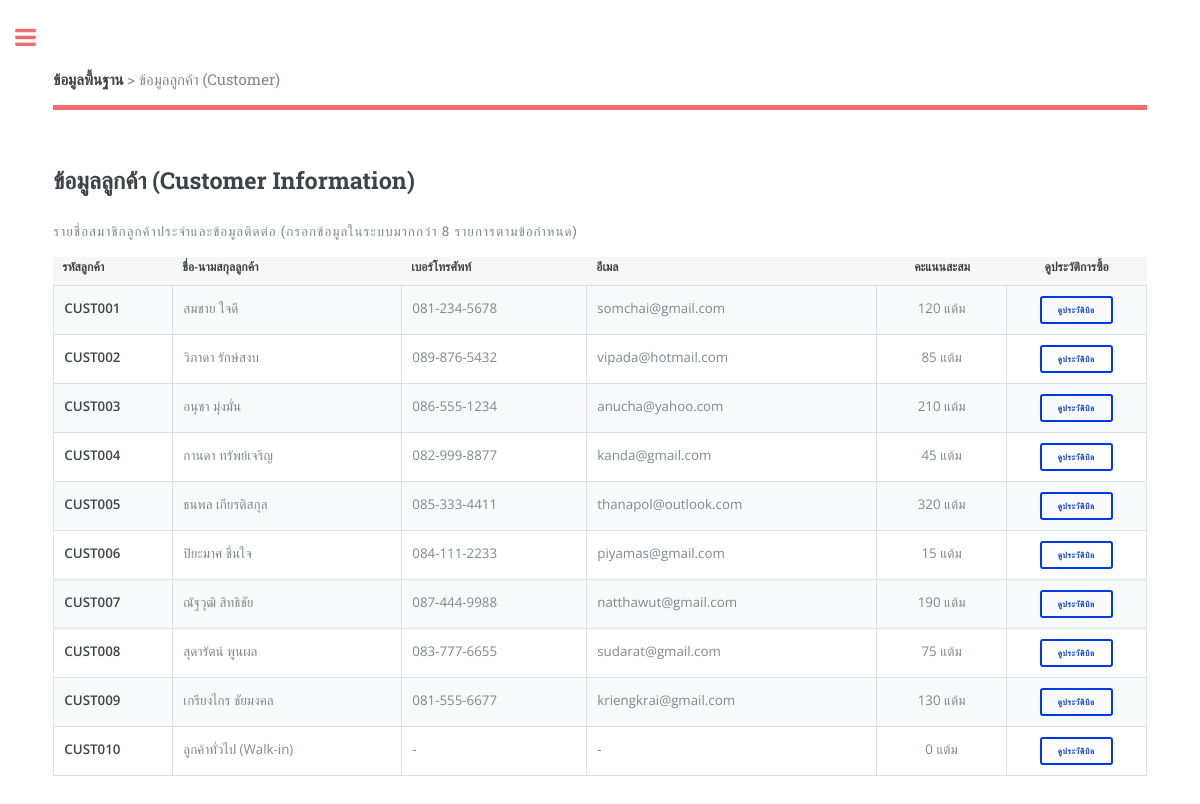
Screenshot of /list_customer.php with the database file from the repository.
### tables this page shows
CREATE TABLE `customer` (
  `customer_id` varchar(10) NOT NULL,
  `customer_name` varchar(100) NOT NULL,
  `phone` varchar(20) DEFAULT NULL,
  `email` varchar(100) DEFAULT NULL,
  `member_point` int(11) DEFAULT 0,
  PRIMARY KEY (`customer_id`)
);

### list_customer.php (the view, shortened to what this page needs)
<?php
include('connect_db.php');
$res = mysqli_query($conn, "SELECT * FROM customer ORDER BY customer_id");
?>
<!DOCTYPE HTML>
<html lang="th">
<head>
	<link rel="stylesheet" href="assets/css/main.css" />
</head>
<body>
	<div id="wrapper">
		<div id="main">
			<div class="inner">
				<header id="header">
					<a href="index.php" class="logo"><strong>ข้อมูลพื้นฐาน</strong> &gt; ข้อมูลลูกค้า (Customer)</a>
				</header>
				<section>
					<header class="main">
						<h2>ข้อมูลลูกค้า (Customer Information)</h2>
						<p>รายชื่อสมาชิกลูกค้าประจำและข้อมูลติดต่อ (กรอกข้อมูลในระบบมากกว่า 8 รายการตามข้อกำหนด)</p>
					</header>
					<div class="table-wrapper">
						<table class="alt">
							<thead>
								<tr style="background-color: #f7f7f7;">
									<th style="width: 120px;">รหัสลูกค้า</th>
									<th>ชื่อ-นามสกุลลูกค้า</th>
									<th>เบอร์โทรศัพท์</th>
									<th>อีเมล</th>
									<th style="text-align: center;">คะแนนสะสม</th>
									<th style="text-align: center; width: 140px;">ดูประวัติการซื้อ</th>
								</tr>
							</thead>
							<tbody>
								<?php
								while ($row = mysqli_fetch_assoc($res)) {
								?>
								<tr>
									<td><strong><?php echo htmlspecialchars($row['customer_id']); ?></strong></td>
									<td><?php echo htmlspecialchars($row['customer_name']); ?></td>
									<td><?php echo htmlspecialchars($row['phone']); ?></td>
									<td><?php echo htmlspecialchars($row['email']); ?></td>
									<td style="text-align: center;"><span class="tag"><?php echo $row['member_point']; ?> แต้ม</span></td>
									<td style="text-align: center;">
										<a href="sale_list.php?s_cust_id=<?php echo urlencode($row['customer_id']); ?>" class="button small">ดูประวัติบิล</a>
									</td>
								</tr>
								<?php } ?>
							</tbody>
						</table>
					</div>
				</section>
			</div>
		</div>
	</div>
</body>
</html>

### rows the page displays
customer: customer_id "CUST001", customer_name "สมชาย ใจดี", phone "081-234-5678", email "somchai@gmail.com", member_point "120"
customer: customer_id "CUST002", customer_name "วิภาดา รักษ์สงบ", phone "089-876-5432", email "vipada@hotmail.com", member_point "85"
customer: customer_id "CUST003", customer_name "อนุชา มุ่งมั่น", phone "086-555-1234", email "anucha@yahoo.com", member_point "210"
customer: customer_id "CUST004", customer_name "กานดา ทรัพย์เจริญ", phone "082-999-8877", email "kanda@gmail.com", member_point "45"
customer: customer_id "CUST005", customer_name "ธนพล เกียรติสกุล", phone "085-333-4411", email "thanapol@outlook.com", member_point "320"
customer: customer_id "CUST006", customer_name "ปิยะมาศ ชื่นใจ", phone "084-111-2233", email "piyamas@gmail.com", member_point "15"
customer: customer_id "CUST007", customer_name "ณัฐวุฒิ สิทธิชัย", phone "087-444-9988", email "natthawut@gmail.com", member_point "190"
customer: customer_id "CUST008", customer_name "สุดารัตน์ พูนผล", phone "083-777-6655", email "sudarat@gmail.com", member_point "75"
customer: customer_id "CUST009", customer_name "เกรียงไกร ชัยมงคล", phone "081-555-6677", email "kriengkrai@gmail.com", member_point "130"
customer: customer_id "CUST010", customer_name "ลูกค้าทั่วไป (Walk-in)", phone "-", email "-", member_point "0"
